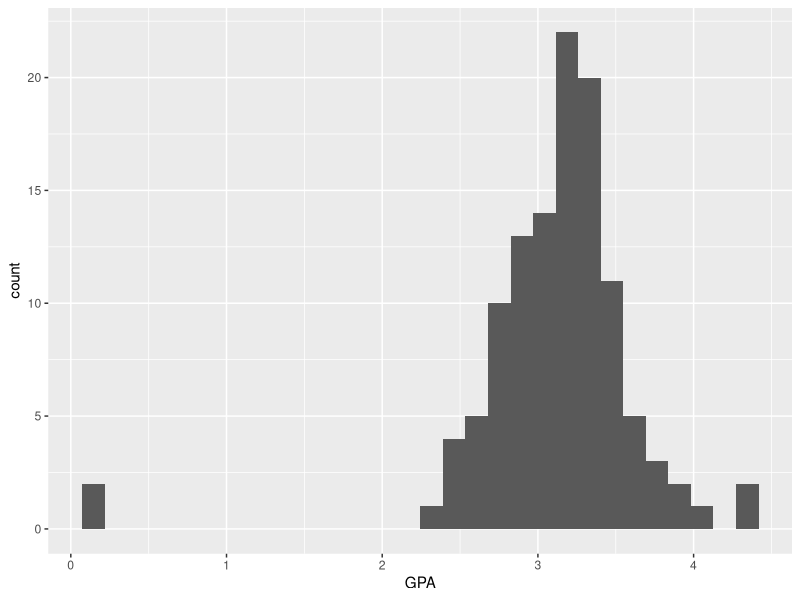

Write the R code that produced this figure.
set.seed(123)

# Create a sample size
n <- 120

# Randomly assign students to majors
majors <- c("Math", "Biology", "History", "Engineering")
student_major <- sample(majors, n, replace = TRUE)

# Generate GPAs (simulate slightly different distributions for each major)
student_gpa <- sapply(student_major, function(mj) {
  if (mj == "Engineering") {
    rnorm(1, mean = 3.0, sd = 0.4)
  } else if (mj == "Math") {
    rnorm(1, mean = 3.3, sd = 0.3)
  } else if (mj == "Biology") {
    rnorm(1, mean = 3.1, sd = 0.35)
  } else { # History
    rnorm(1, mean = 3.2, sd = 0.25)
  }
})

# Keep GPAs within realistic bounds
student_gpa <- pmax(pmin(student_gpa, 4.0), 0.0)

# Add outlier GPAs for a few students
student_gpa[c(10, 50)] <- 0.1   # Very low outliers
student_gpa[c(25, 75)] <- 4.3   # High outliers (will exceed normal bounds)

# Insert NA values randomly
na_indices <- sample(1:n, 5)
student_gpa[na_indices] <- NA

# Optionally add some names
student_name <- paste("Student", 1:n)

# Create data frame
student_df <- data.frame(
  Name = student_name,
  Major = student_major,
  GPA = round(student_gpa, 2)
)

# Save to CSV
write.csv(student_df, "student_gpa.csv", row.names = FALSE)

# View the first few rows
head(student_df)

library(ggplot2)
ggplot(data=student_df)+geom_histogram(aes(x=GPA))
